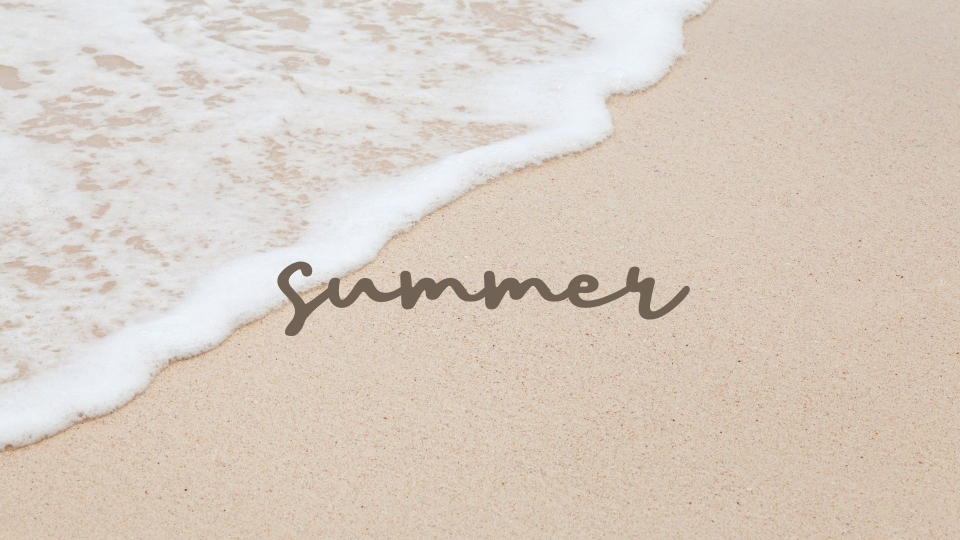
#> input picture images/Beige White .jpg, 1920 x 1080 px (shown at 1/2 size); its folder holds only this picture in this run
$ python logo-on-image.py
#> lines starting #> are read from the running program, lines starting #| are printed output that depends on the picture
import os
from PIL import Image

#open folder
os.chdir('images')


# logo
logo = input('Enter Logo Name : ')
#> the answer given: Beige White .jpg
logo_img = Image.open(logo)
#> logo_img is the input picture: PIL image 1920x1080 RGB; mean R, G, B 216.5, 205.3, 194.1
logo_width , logo_height = logo_img.size
#> logo_width = 1920; logo_height = 1080

sLogo = logo_img.resize((int(logo_width / 5), int(logo_height / 5)))
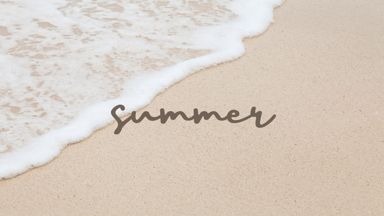
#> sLogo: PIL image 384x216 RGB; mean R, G, B 216.5, 205.3, 194.1
sLogoWidth, sLogoHeight = sLogo.size
#> sLogoWidth = 384; sLogoHeight = 216


# output folder
output_folder = input('Enter Folder Name : ')
#> the answer given: out.png
os.makedirs(output_folder, exist_ok=True)

#loop over each image
for image in os.listdir('.'):
    if image.endswith(('.png','.jpg','.jpeg')):
        im = Image.open(image)
        width , height = im.size
#> width = 1920; height = 1080


#> (the run stopped early here; a loop or call above may not have finished)

$ run again, on images/Desktop Wallpaper.jpg
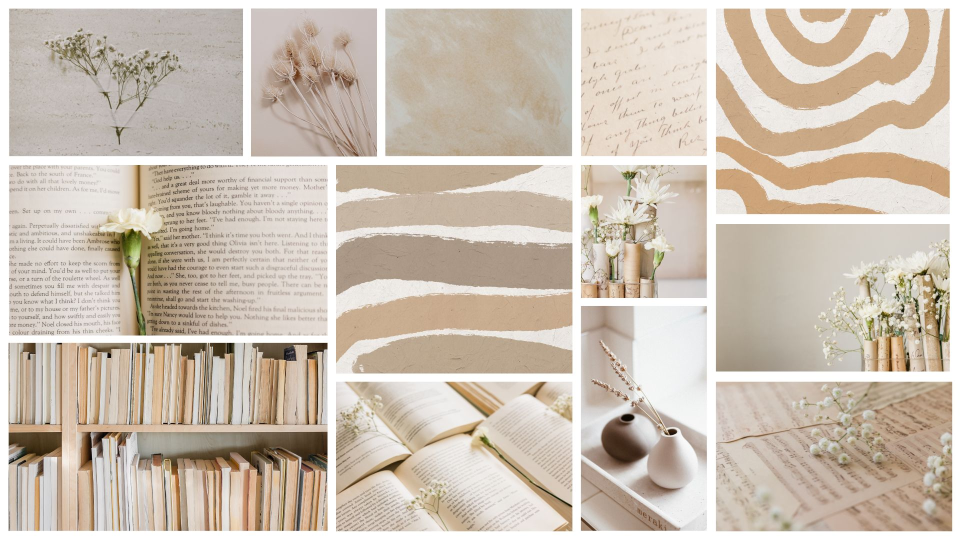
#> input picture images/Desktop Wallpaper.jpg, 1920 x 1080 px (shown at 1/2 size)
#> logo_img is the input picture: PIL image 1920x1080 RGB; mean R, G, B 204.6, 192.3, 178.6
#> `sLogo = logo_img.resize((int(logo_width / 5), int(logo_height / 5)))`:
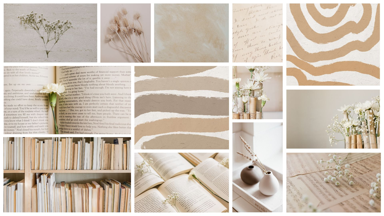
#> sLogo: PIL image 384x216 RGB; mean R, G, B 204.6, 192.2, 178.5

$ run again, on images/Green.jpg
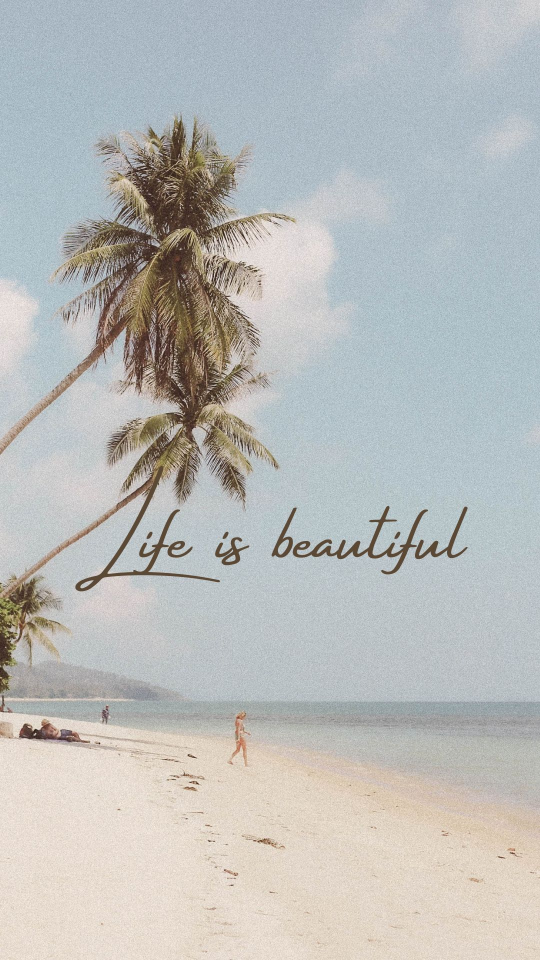
#> input picture images/Green.jpg, 1080 x 1920 px (shown at 1/2 size)
#> logo_img is the input picture: PIL image 1080x1920 RGB; mean R, G, B 186.2, 187.8, 186.2
#> `sLogo = logo_img.resize((int(logo_width / 5), int(logo_height / 5)))`:
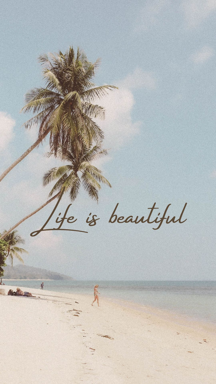
#> sLogo: PIL image 216x384 RGB; mean R, G, B 186.2, 187.8, 186.2

$ run again, on images/Blue .jpg
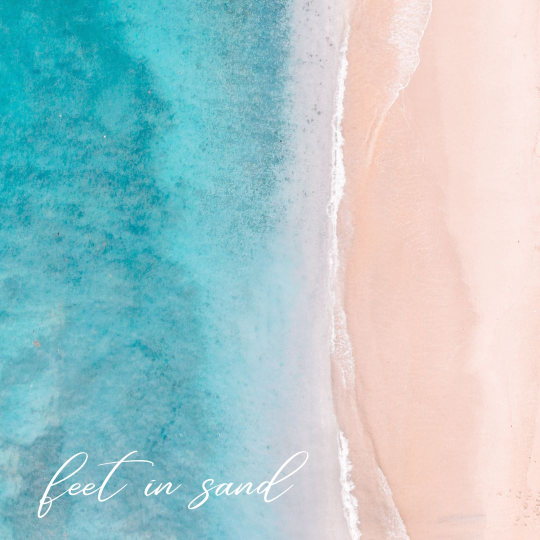
#> input picture images/Blue .jpg, 1080 x 1080 px (shown at 1/2 size)
#> logo_img is the input picture: PIL image 1080x1080 RGB; mean R, G, B 166.5, 198.8, 202.4
#> `sLogo = logo_img.resize((int(logo_width / 5), int(logo_height / 5)))`:
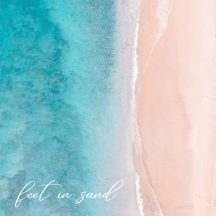
#> sLogo: PIL image 216x216 RGB; mean R, G, B 166.5, 198.8, 202.4
